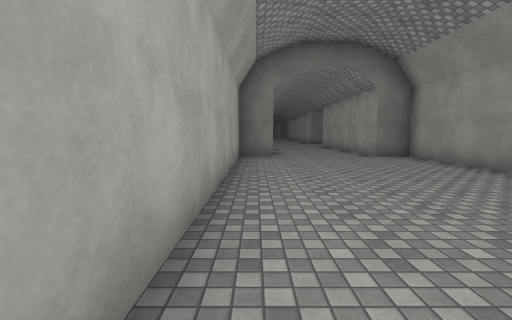
view 1 (above)

21 first-person views from a walk through a scene from a Unity 3-D project. The camera is 1.4 m above the floor, tilts 6° down and sees 90° across. The floor is counted in squares, 2 m on a side. Each view is taken from the middle of a square. On the plan, view 1 faces up. The plan holds only what a view shows up to about 9 squares ahead; the rest is blank. The place goes on beyond the plan. The player character is not drawn. Surface patterns are stand-ins for the level's own textures.

view 2
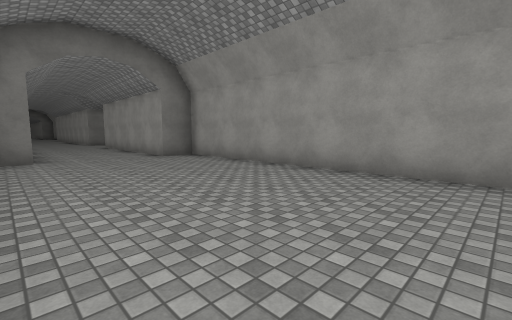

view 3
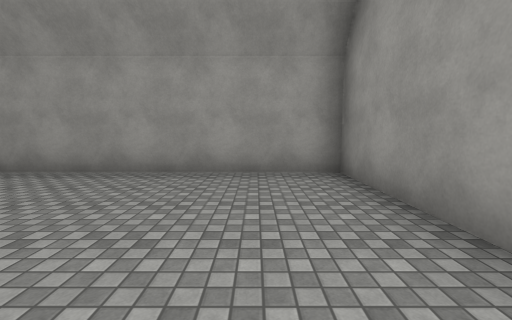

view 4
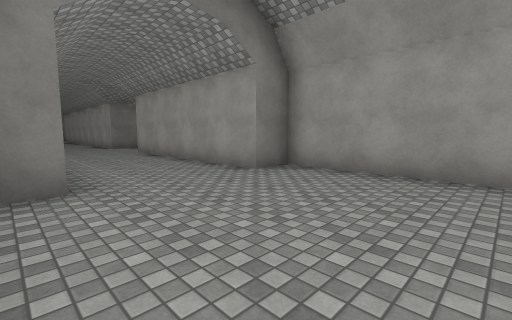

view 5
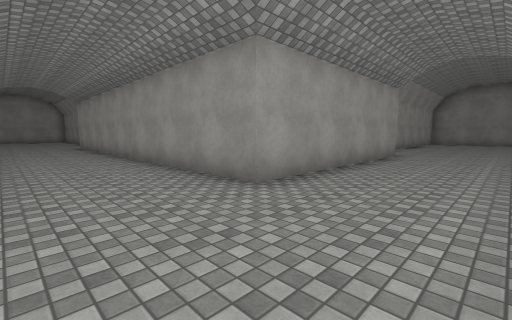

view 6
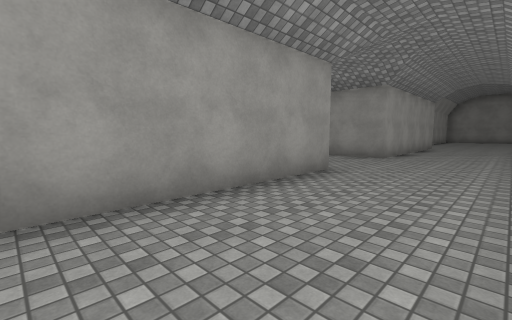

view 7
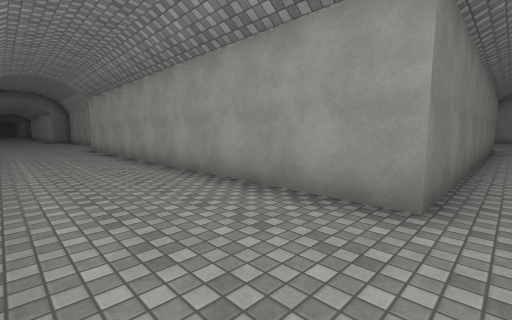

view 8
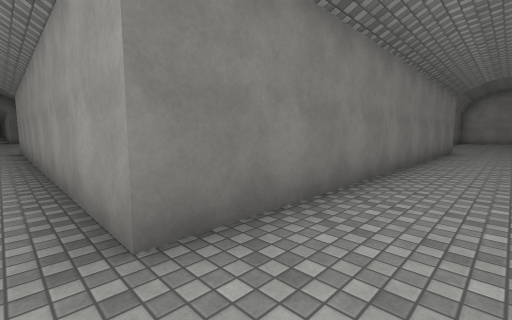

view 9
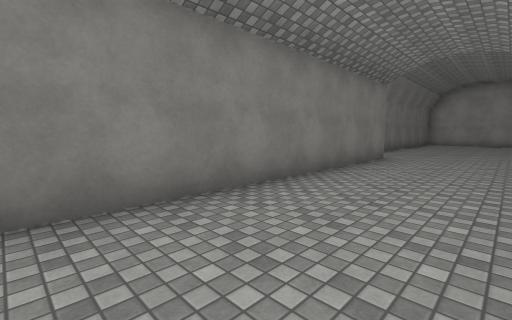

view 10
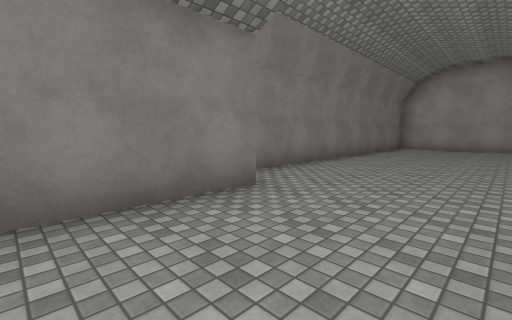

view 11
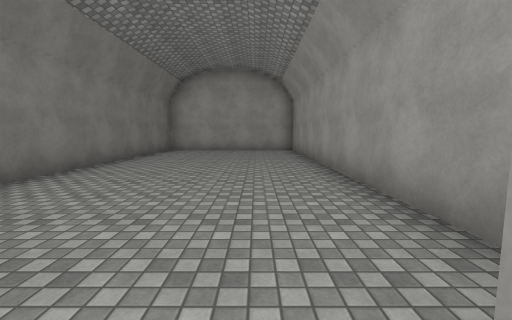

view 12
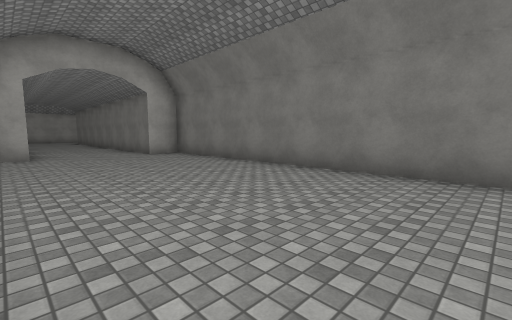

view 13
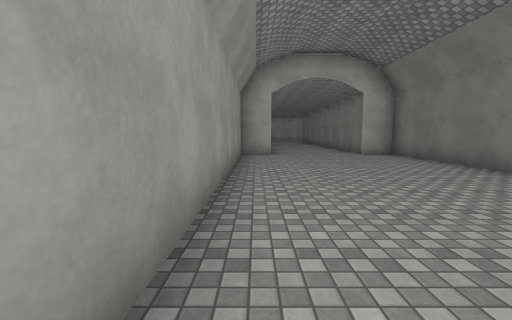

view 14
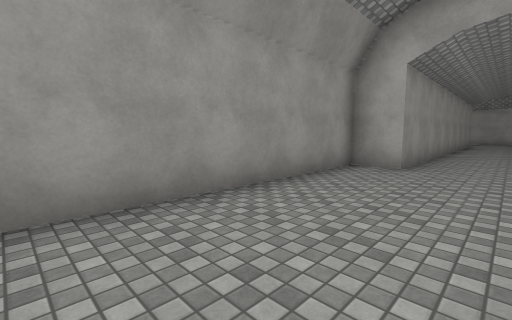

view 15
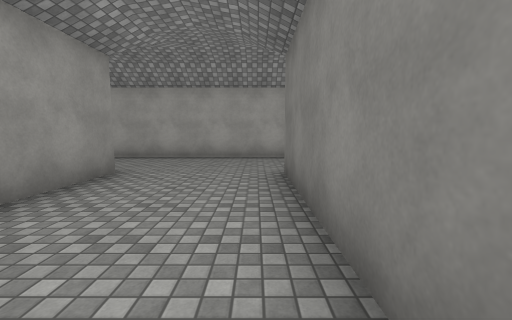

view 16
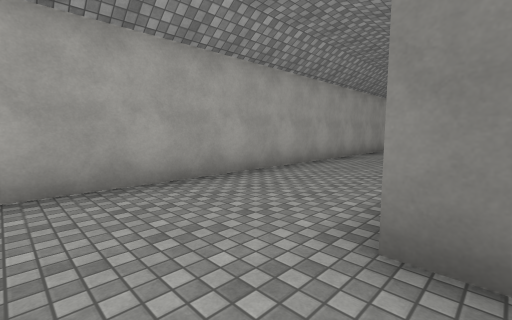

view 17
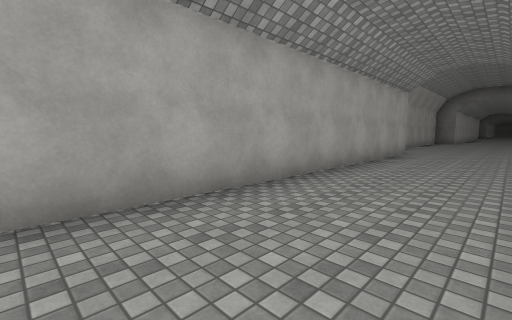

view 18
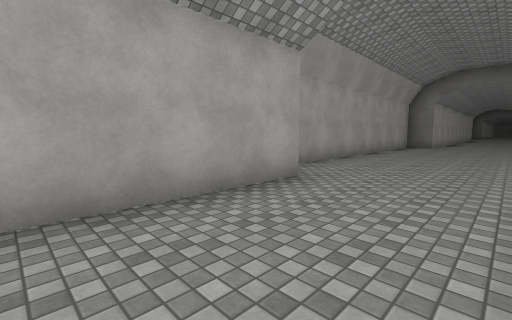

view 19
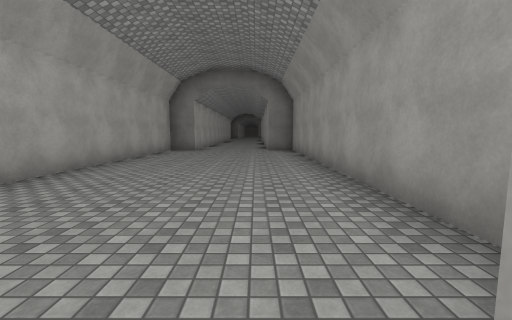

view 20
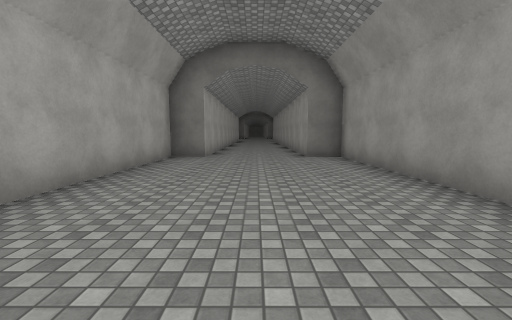

view 21
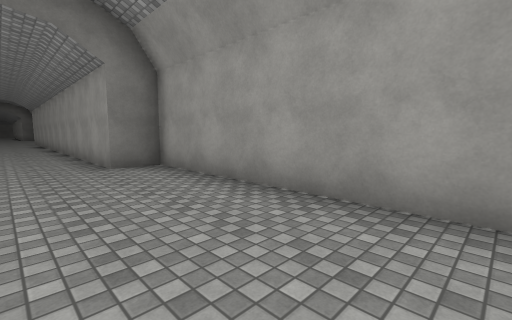

### Floor plan
Points are (right, up) in squares from view 1. A wall is a line through its corners. A room is listed if a view was taken in it or the views show most of it. See-through windows are left out.
Room 1 (views 1, 2, 3, 4, 5, 6, 7, 8, 9, 10, 11, 12, 13, 14, 15, 16, 17, 18, 19, 20, 21)
walls: (0.6, 7.5) (-0.5, 7.5) (-0.5, 0.4); (4.5, 28.5) (4.5, 37.5) (3.5, 37.5) (3.5, 39.5); (0.5, 27.5) (0.5, 11.8); (23.1, 17.5) (14.5, 17.5) (14.5, 16.5) (3.5, 16.5) (3.5, 27.5); (1.4, -2.5) (4.5, -2.5) (4.5, 7.5) (3.5, 7.5) (3.5, 13.5) (14.5, 13.5) (14.5, 12.5) (23, 12.5); (0.5, 39.1) (0.5, 37.5) (-0.5, 37.5) (-0.5, 28.9)

Positions as (right, up) in squares from view 1, and headings:
1: (0, 0), facing up
2: (0, 0), facing up-right
3: (0, -1), facing right
4: (0, 4), facing up-right
5: (1, 16), facing down-right
6: (1, 21), facing down-right
7: (1, 16), facing up-right
8: (3, 15), facing up-right
9: (7, 14), facing up-right
10: (12, 14), facing up-right
11: (14, 14), facing right
12: (23, 13), facing up-left
13: (23, 13), facing left
14: (20, 15), facing down-left
15: (8, 16), facing left
16: (4, 15), facing up-left
17: (3, 18), facing up-left
18: (3, 24), facing up-left
19: (3, 27), facing up
20: (2, 30), facing up
21: (2, 32), facing up-right
